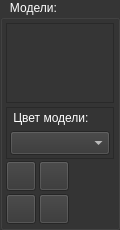
<?xml version="1.0" encoding="UTF-8"?>
<ui version="4.0">
 <class>PropsTree</class>
 <widget class="QWidget" name="PropsTree">
  <property name="geometry">
   <rect>
    <x>0</x>
    <y>0</y>
    <width>120</width>
    <height>230</height>
   </rect>
  </property>
  <property name="sizePolicy">
   <sizepolicy hsizetype="Minimum" vsizetype="Minimum">
    <horstretch>0</horstretch>
    <verstretch>0</verstretch>
   </sizepolicy>
  </property>
  <property name="minimumSize">
   <size>
    <width>120</width>
    <height>0</height>
   </size>
  </property>
  <property name="maximumSize">
   <size>
    <width>120</width>
    <height>16777215</height>
   </size>
  </property>
  <property name="palette">
   <palette>
    <active>
     <colorrole role="WindowText">
      <brush brushstyle="SolidPattern">
       <color alpha="255">
        <red>255</red>
        <green>255</green>
        <blue>255</blue>
       </color>
      </brush>
     </colorrole>
     <colorrole role="Button">
      <brush brushstyle="SolidPattern">
       <color alpha="255">
        <red>53</red>
        <green>53</green>
        <blue>53</blue>
       </color>
      </brush>
     </colorrole>
     <colorrole role="Light">
      <brush brushstyle="SolidPattern">
       <color alpha="255">
        <red>53</red>
        <green>53</green>
        <blue>53</blue>
       </color>
      </brush>
     </colorrole>
     <colorrole role="Midlight">
      <brush brushstyle="SolidPattern">
       <color alpha="255">
        <red>53</red>
        <green>53</green>
        <blue>53</blue>
       </color>
      </brush>
     </colorrole>
     <colorrole role="Dark">
      <brush brushstyle="SolidPattern">
       <color alpha="255">
        <red>98</red>
        <green>98</green>
        <blue>98</blue>
       </color>
      </brush>
     </colorrole>
     <colorrole role="Mid">
      <brush brushstyle="SolidPattern">
       <color alpha="255">
        <red>154</red>
        <green>154</green>
        <blue>154</blue>
       </color>
      </brush>
     </colorrole>
     <colorrole role="Text">
      <brush brushstyle="SolidPattern">
       <color alpha="255">
        <red>255</red>
        <green>255</green>
        <blue>255</blue>
       </color>
      </brush>
     </colorrole>
     <colorrole role="BrightText">
      <brush brushstyle="SolidPattern">
       <color alpha="255">
        <red>255</red>
        <green>255</green>
        <blue>255</blue>
       </color>
      </brush>
     </colorrole>
     <colorrole role="ButtonText">
      <brush brushstyle="SolidPattern">
       <color alpha="255">
        <red>255</red>
        <green>255</green>
        <blue>255</blue>
       </color>
      </brush>
     </colorrole>
     <colorrole role="Base">
      <brush brushstyle="SolidPattern">
       <color alpha="255">
        <red>53</red>
        <green>53</green>
        <blue>53</blue>
       </color>
      </brush>
     </colorrole>
     <colorrole role="Window">
      <brush brushstyle="SolidPattern">
       <color alpha="255">
        <red>53</red>
        <green>53</green>
        <blue>53</blue>
       </color>
      </brush>
     </colorrole>
     <colorrole role="Shadow">
      <brush brushstyle="SolidPattern">
       <color alpha="255">
        <red>53</red>
        <green>53</green>
        <blue>53</blue>
       </color>
      </brush>
     </colorrole>
     <colorrole role="Highlight">
      <brush brushstyle="SolidPattern">
       <color alpha="255">
        <red>98</red>
        <green>98</green>
        <blue>98</blue>
       </color>
      </brush>
     </colorrole>
     <colorrole role="HighlightedText">
      <brush brushstyle="SolidPattern">
       <color alpha="255">
        <red>255</red>
        <green>255</green>
        <blue>255</blue>
       </color>
      </brush>
     </colorrole>
     <colorrole role="Link">
      <brush brushstyle="SolidPattern">
       <color alpha="255">
        <red>53</red>
        <green>53</green>
        <blue>53</blue>
       </color>
      </brush>
     </colorrole>
     <colorrole role="LinkVisited">
      <brush brushstyle="SolidPattern">
       <color alpha="255">
        <red>53</red>
        <green>53</green>
        <blue>53</blue>
       </color>
      </brush>
     </colorrole>
     <colorrole role="AlternateBase">
      <brush brushstyle="SolidPattern">
       <color alpha="255">
        <red>53</red>
        <green>53</green>
        <blue>53</blue>
       </color>
      </brush>
     </colorrole>
     <colorrole role="ToolTipBase">
      <brush brushstyle="SolidPattern">
       <color alpha="255">
        <red>255</red>
        <green>255</green>
        <blue>255</blue>
       </color>
      </brush>
     </colorrole>
     <colorrole role="ToolTipText">
      <brush brushstyle="SolidPattern">
       <color alpha="255">
        <red>255</red>
        <green>255</green>
        <blue>255</blue>
       </color>
      </brush>
     </colorrole>
     <colorrole role="PlaceholderText">
      <brush brushstyle="SolidPattern">
       <color alpha="128">
        <red>98</red>
        <green>98</green>
        <blue>98</blue>
       </color>
      </brush>
     </colorrole>
    </active>
    <inactive>
     <colorrole role="WindowText">
      <brush brushstyle="SolidPattern">
       <color alpha="255">
        <red>255</red>
        <green>255</green>
        <blue>255</blue>
       </color>
      </brush>
     </colorrole>
     <colorrole role="Button">
      <brush brushstyle="SolidPattern">
       <color alpha="255">
        <red>53</red>
        <green>53</green>
        <blue>53</blue>
       </color>
      </brush>
     </colorrole>
     <colorrole role="Light">
      <brush brushstyle="SolidPattern">
       <color alpha="255">
        <red>53</red>
        <green>53</green>
        <blue>53</blue>
       </color>
      </brush>
     </colorrole>
     <colorrole role="Midlight">
      <brush brushstyle="SolidPattern">
       <color alpha="255">
        <red>53</red>
        <green>53</green>
        <blue>53</blue>
       </color>
      </brush>
     </colorrole>
     <colorrole role="Dark">
      <brush brushstyle="SolidPattern">
       <color alpha="255">
        <red>98</red>
        <green>98</green>
        <blue>98</blue>
       </color>
      </brush>
     </colorrole>
     <colorrole role="Mid">
      <brush brushstyle="SolidPattern">
       <color alpha="255">
        <red>154</red>
        <green>154</green>
        <blue>154</blue>
       </color>
      </brush>
     </colorrole>
     <colorrole role="Text">
      <brush brushstyle="SolidPattern">
       <color alpha="255">
        <red>255</red>
        <green>255</green>
        <blue>255</blue>
       </color>
      </brush>
     </colorrole>
     <colorrole role="BrightText">
      <brush brushstyle="SolidPattern">
       <color alpha="255">
        <red>255</red>
        <green>255</green>
        <blue>255</blue>
       </color>
      </brush>
     </colorrole>
     <colorrole role="ButtonText">
      <brush brushstyle="SolidPattern">
       <color alpha="255">
        <red>255</red>
        <green>255</green>
        <blue>255</blue>
       </color>
      </brush>
     </colorrole>
     <colorrole role="Base">
      <brush brushstyle="SolidPattern">
       <color alpha="255">
        <red>53</red>
        <green>53</green>
        <blue>53</blue>
       </color>
      </brush>
     </colorrole>
     <colorrole role="Window">
      <brush brushstyle="SolidPattern">
       <color alpha="255">
        <red>53</red>
        <green>53</green>
        <blue>53</blue>
       </color>
      </brush>
     </colorrole>
     <colorrole role="Shadow">
      <brush brushstyle="SolidPattern">
       <color alpha="255">
        <red>53</red>
        <green>53</green>
        <blue>53</blue>
       </color>
      </brush>
     </colorrole>
     <colorrole role="Highlight">
      <brush brushstyle="SolidPattern">
       <color alpha="255">
        <red>98</red>
        <green>98</green>
        <blue>98</blue>
       </color>
      </brush>
     </colorrole>
     <colorrole role="HighlightedText">
      <brush brushstyle="SolidPattern">
       <color alpha="255">
        <red>255</red>
        <green>255</green>
        <blue>255</blue>
       </color>
      </brush>
     </colorrole>
     <colorrole role="Link">
      <brush brushstyle="SolidPattern">
       <color alpha="255">
        <red>53</red>
        <green>53</green>
        <blue>53</blue>
       </color>
      </brush>
     </colorrole>
     <colorrole role="LinkVisited">
      <brush brushstyle="SolidPattern">
       <color alpha="255">
        <red>53</red>
        <green>53</green>
        <blue>53</blue>
       </color>
      </brush>
     </colorrole>
     <colorrole role="AlternateBase">
      <brush brushstyle="SolidPattern">
       <color alpha="255">
        <red>53</red>
        <green>53</green>
        <blue>53</blue>
       </color>
      </brush>
     </colorrole>
     <colorrole role="ToolTipBase">
      <brush brushstyle="SolidPattern">
       <color alpha="255">
        <red>255</red>
        <green>255</green>
        <blue>255</blue>
       </color>
      </brush>
     </colorrole>
     <colorrole role="ToolTipText">
      <brush brushstyle="SolidPattern">
       <color alpha="255">
        <red>255</red>
        <green>255</green>
        <blue>255</blue>
       </color>
      </brush>
     </colorrole>
     <colorrole role="PlaceholderText">
      <brush brushstyle="SolidPattern">
       <color alpha="128">
        <red>98</red>
        <green>98</green>
        <blue>98</blue>
       </color>
      </brush>
     </colorrole>
    </inactive>
    <disabled>
     <colorrole role="WindowText">
      <brush brushstyle="SolidPattern">
       <color alpha="255">
        <red>255</red>
        <green>255</green>
        <blue>255</blue>
       </color>
      </brush>
     </colorrole>
     <colorrole role="Button">
      <brush brushstyle="SolidPattern">
       <color alpha="255">
        <red>53</red>
        <green>53</green>
        <blue>53</blue>
       </color>
      </brush>
     </colorrole>
     <colorrole role="Light">
      <brush brushstyle="SolidPattern">
       <color alpha="255">
        <red>53</red>
        <green>53</green>
        <blue>53</blue>
       </color>
      </brush>
     </colorrole>
     <colorrole role="Midlight">
      <brush brushstyle="SolidPattern">
       <color alpha="255">
        <red>53</red>
        <green>53</green>
        <blue>53</blue>
       </color>
      </brush>
     </colorrole>
     <colorrole role="Dark">
      <brush brushstyle="SolidPattern">
       <color alpha="255">
        <red>98</red>
        <green>98</green>
        <blue>98</blue>
       </color>
      </brush>
     </colorrole>
     <colorrole role="Mid">
      <brush brushstyle="SolidPattern">
       <color alpha="255">
        <red>154</red>
        <green>154</green>
        <blue>154</blue>
       </color>
      </brush>
     </colorrole>
     <colorrole role="Text">
      <brush brushstyle="SolidPattern">
       <color alpha="255">
        <red>255</red>
        <green>255</green>
        <blue>255</blue>
       </color>
      </brush>
     </colorrole>
     <colorrole role="BrightText">
      <brush brushstyle="SolidPattern">
       <color alpha="255">
        <red>255</red>
        <green>255</green>
        <blue>255</blue>
       </color>
      </brush>
     </colorrole>
     <colorrole role="ButtonText">
      <brush brushstyle="SolidPattern">
       <color alpha="255">
        <red>255</red>
        <green>255</green>
        <blue>255</blue>
       </color>
      </brush>
     </colorrole>
     <colorrole role="Base">
      <brush brushstyle="SolidPattern">
       <color alpha="255">
        <red>53</red>
        <green>53</green>
        <blue>53</blue>
       </color>
      </brush>
     </colorrole>
     <colorrole role="Window">
      <brush brushstyle="SolidPattern">
       <color alpha="255">
        <red>53</red>
        <green>53</green>
        <blue>53</blue>
       </color>
      </brush>
     </colorrole>
     <colorrole role="Shadow">
      <brush brushstyle="SolidPattern">
       <color alpha="255">
        <red>53</red>
        <green>53</green>
        <blue>53</blue>
       </color>
      </brush>
     </colorrole>
     <colorrole role="Highlight">
      <brush brushstyle="SolidPattern">
       <color alpha="255">
        <red>98</red>
        <green>98</green>
        <blue>98</blue>
       </color>
      </brush>
     </colorrole>
     <colorrole role="HighlightedText">
      <brush brushstyle="SolidPattern">
       <color alpha="255">
        <red>255</red>
        <green>255</green>
        <blue>255</blue>
       </color>
      </brush>
     </colorrole>
     <colorrole role="Link">
      <brush brushstyle="SolidPattern">
       <color alpha="255">
        <red>53</red>
        <green>53</green>
        <blue>53</blue>
       </color>
      </brush>
     </colorrole>
     <colorrole role="LinkVisited">
      <brush brushstyle="SolidPattern">
       <color alpha="255">
        <red>53</red>
        <green>53</green>
        <blue>53</blue>
       </color>
      </brush>
     </colorrole>
     <colorrole role="AlternateBase">
      <brush brushstyle="SolidPattern">
       <color alpha="255">
        <red>53</red>
        <green>53</green>
        <blue>53</blue>
       </color>
      </brush>
     </colorrole>
     <colorrole role="ToolTipBase">
      <brush brushstyle="SolidPattern">
       <color alpha="255">
        <red>255</red>
        <green>255</green>
        <blue>255</blue>
       </color>
      </brush>
     </colorrole>
     <colorrole role="ToolTipText">
      <brush brushstyle="SolidPattern">
       <color alpha="255">
        <red>255</red>
        <green>255</green>
        <blue>255</blue>
       </color>
      </brush>
     </colorrole>
     <colorrole role="PlaceholderText">
      <brush brushstyle="SolidPattern">
       <color alpha="128">
        <red>98</red>
        <green>98</green>
        <blue>98</blue>
       </color>
      </brush>
     </colorrole>
    </disabled>
   </palette>
  </property>
  <property name="windowTitle">
   <string>Form</string>
  </property>
  <layout class="QVBoxLayout" name="verticalLayout">
   <property name="spacing">
    <number>3</number>
   </property>
   <property name="leftMargin">
    <number>0</number>
   </property>
   <property name="topMargin">
    <number>0</number>
   </property>
   <property name="rightMargin">
    <number>0</number>
   </property>
   <property name="bottomMargin">
    <number>0</number>
   </property>
   <item>
    <widget class="QGroupBox" name="groupBox">
     <property name="sizePolicy">
      <sizepolicy hsizetype="Expanding" vsizetype="Expanding">
       <horstretch>0</horstretch>
       <verstretch>0</verstretch>
      </sizepolicy>
     </property>
     <property name="minimumSize">
      <size>
       <width>120</width>
       <height>230</height>
      </size>
     </property>
     <property name="maximumSize">
      <size>
       <width>120</width>
       <height>16777215</height>
      </size>
     </property>
     <property name="title">
      <string>   Модели:</string>
     </property>
     <layout class="QVBoxLayout" name="verticalLayout_2">
      <property name="spacing">
       <number>3</number>
      </property>
      <property name="leftMargin">
       <number>3</number>
      </property>
      <property name="topMargin">
       <number>3</number>
      </property>
      <property name="rightMargin">
       <number>3</number>
      </property>
      <property name="bottomMargin">
       <number>3</number>
      </property>
      <item alignment="Qt::AlignRight">
       <widget class="QTreeWidget" name="tree">
        <property name="minimumSize">
         <size>
          <width>0</width>
          <height>80</height>
         </size>
        </property>
        <property name="maximumSize">
         <size>
          <width>200</width>
          <height>80</height>
         </size>
        </property>
        <property name="toolTip">
         <string>&lt;html&gt;&lt;head/&gt;&lt;body&gt;&lt;p&gt;Модели&lt;/p&gt;&lt;/body&gt;&lt;/html&gt;</string>
        </property>
        <property name="editTriggers">
         <set>QAbstractItemView::NoEditTriggers</set>
        </property>
        <property name="headerHidden">
         <bool>true</bool>
        </property>
        <attribute name="headerVisible">
         <bool>false</bool>
        </attribute>
        <column>
         <property name="text">
          <string notr="true">1</string>
         </property>
        </column>
       </widget>
      </item>
      <item>
       <widget class="QFrame" name="frame">
        <property name="maximumSize">
         <size>
          <width>110</width>
          <height>50</height>
         </size>
        </property>
        <property name="frameShape">
         <enum>QFrame::StyledPanel</enum>
        </property>
        <property name="frameShadow">
         <enum>QFrame::Raised</enum>
        </property>
        <layout class="QVBoxLayout" name="verticalLayout_3">
         <property name="spacing">
          <number>6</number>
         </property>
         <property name="sizeConstraint">
          <enum>QLayout::SetMinimumSize</enum>
         </property>
         <property name="leftMargin">
          <number>3</number>
         </property>
         <property name="topMargin">
          <number>3</number>
         </property>
         <property name="rightMargin">
          <number>3</number>
         </property>
         <property name="bottomMargin">
          <number>3</number>
         </property>
         <item>
          <widget class="QLabel" name="label">
           <property name="sizePolicy">
            <sizepolicy hsizetype="Maximum" vsizetype="Preferred">
             <horstretch>0</horstretch>
             <verstretch>0</verstretch>
            </sizepolicy>
           </property>
           <property name="maximumSize">
            <size>
             <width>16777215</width>
             <height>50</height>
            </size>
           </property>
           <property name="text">
            <string> Цвет модели:</string>
           </property>
          </widget>
         </item>
         <item>
          <widget class="QComboBox" name="cbMeshColor">
           <property name="minimumSize">
            <size>
             <width>0</width>
             <height>24</height>
            </size>
           </property>
           <property name="maximumSize">
            <size>
             <width>16777215</width>
             <height>24</height>
            </size>
           </property>
           <property name="toolTip">
            <string>&lt;html&gt;&lt;head/&gt;&lt;body&gt;&lt;p&gt;Выбор цвета модели&lt;/p&gt;&lt;/body&gt;&lt;/html&gt;</string>
           </property>
          </widget>
         </item>
        </layout>
       </widget>
      </item>
      <item>
       <layout class="QHBoxLayout" name="horizontalLayout">
        <item>
         <widget class="QPushButton" name="pbSave">
          <property name="minimumSize">
           <size>
            <width>30</width>
            <height>30</height>
           </size>
          </property>
          <property name="maximumSize">
           <size>
            <width>30</width>
            <height>30</height>
           </size>
          </property>
          <property name="toolTip">
           <string>&lt;html&gt;&lt;head/&gt;&lt;body&gt;&lt;p&gt;Сохранить&lt;/p&gt;&lt;/body&gt;&lt;/html&gt;</string>
          </property>
          <property name="styleSheet">
           <string notr="true"/>
          </property>
          <property name="text">
           <string/>
          </property>
          <property name="icon">
           <iconset resource="../resources.qrc">
            <normaloff>:/icons/propstree/сохранить.png</normaloff>:/icons/propstree/сохранить.png</iconset>
          </property>
          <property name="iconSize">
           <size>
            <width>24</width>
            <height>24</height>
           </size>
          </property>
         </widget>
        </item>
        <item>
         <widget class="QPushButton" name="pbSaveAll">
          <property name="minimumSize">
           <size>
            <width>30</width>
            <height>30</height>
           </size>
          </property>
          <property name="maximumSize">
           <size>
            <width>30</width>
            <height>30</height>
           </size>
          </property>
          <property name="toolTip">
           <string>&lt;html&gt;&lt;head/&gt;&lt;body&gt;&lt;p&gt;Сохранить все&lt;/p&gt;&lt;/body&gt;&lt;/html&gt;</string>
          </property>
          <property name="styleSheet">
           <string notr="true"/>
          </property>
          <property name="text">
           <string/>
          </property>
          <property name="icon">
           <iconset resource="../resources.qrc">
            <normaloff>:/icons/propstree/сохранить все.png</normaloff>:/icons/propstree/сохранить все.png</iconset>
          </property>
          <property name="iconSize">
           <size>
            <width>24</width>
            <height>24</height>
           </size>
          </property>
         </widget>
        </item>
        <item>
         <spacer name="horizontalSpacer">
          <property name="orientation">
           <enum>Qt::Horizontal</enum>
          </property>
          <property name="sizeHint" stdset="0">
           <size>
            <width>40</width>
            <height>20</height>
           </size>
          </property>
         </spacer>
        </item>
       </layout>
      </item>
      <item>
       <layout class="QHBoxLayout" name="horizontalLayout_2">
        <item>
         <widget class="QPushButton" name="pbCopy">
          <property name="minimumSize">
           <size>
            <width>30</width>
            <height>30</height>
           </size>
          </property>
          <property name="maximumSize">
           <size>
            <width>30</width>
            <height>30</height>
           </size>
          </property>
          <property name="toolTip">
           <string>&lt;html&gt;&lt;head/&gt;&lt;body&gt;&lt;p&gt;Копировать&lt;/p&gt;&lt;/body&gt;&lt;/html&gt;</string>
          </property>
          <property name="styleSheet">
           <string notr="true"/>
          </property>
          <property name="text">
           <string/>
          </property>
          <property name="icon">
           <iconset resource="../resources.qrc">
            <normaloff>:/icons/propstree/копировать.png</normaloff>:/icons/propstree/копировать.png</iconset>
          </property>
          <property name="iconSize">
           <size>
            <width>24</width>
            <height>24</height>
           </size>
          </property>
         </widget>
        </item>
        <item>
         <widget class="QPushButton" name="pbDelete">
          <property name="minimumSize">
           <size>
            <width>30</width>
            <height>30</height>
           </size>
          </property>
          <property name="maximumSize">
           <size>
            <width>30</width>
            <height>30</height>
           </size>
          </property>
          <property name="toolTip">
           <string>&lt;html&gt;&lt;head/&gt;&lt;body&gt;&lt;p&gt;Удалить&lt;/p&gt;&lt;/body&gt;&lt;/html&gt;</string>
          </property>
          <property name="styleSheet">
           <string notr="true"/>
          </property>
          <property name="text">
           <string/>
          </property>
          <property name="icon">
           <iconset resource="../resources.qrc">
            <normaloff>:/icons/propstree/удалить.png</normaloff>:/icons/propstree/удалить.png</iconset>
          </property>
          <property name="iconSize">
           <size>
            <width>24</width>
            <height>24</height>
           </size>
          </property>
         </widget>
        </item>
        <item>
         <spacer name="horizontalSpacer_2">
          <property name="orientation">
           <enum>Qt::Horizontal</enum>
          </property>
          <property name="sizeHint" stdset="0">
           <size>
            <width>40</width>
            <height>20</height>
           </size>
          </property>
         </spacer>
        </item>
       </layout>
      </item>
     </layout>
    </widget>
   </item>
  </layout>
 </widget>
 <resources>
  <include location="../resources.qrc"/>
 </resources>
 <connections/>
</ui>
